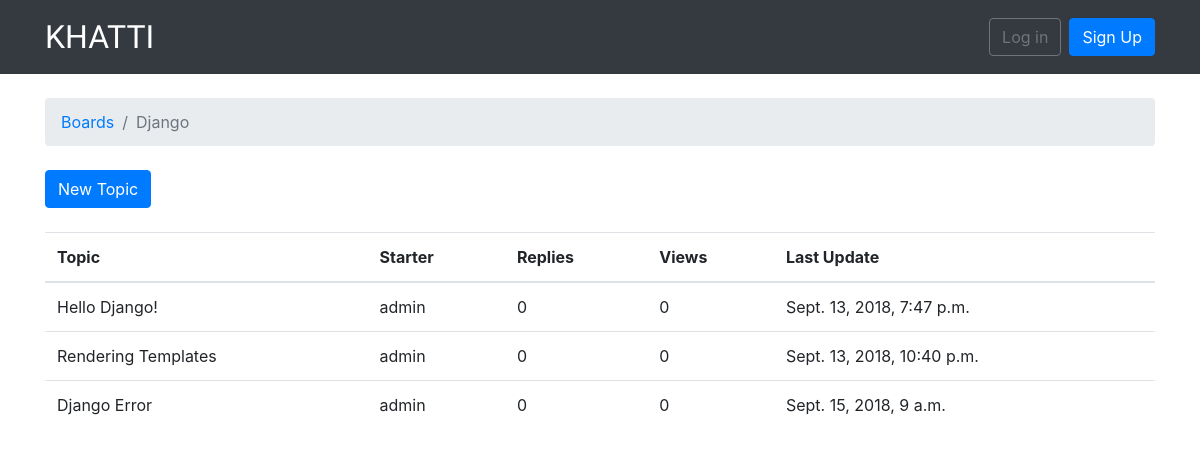
The app's page /boards/1/ with its own data.
### boards/models.py (models this page shows, shortened)
class Board(models.Model):
    name = models.CharField(max_length=30, unique=True)
    description = models.CharField(max_length=100)

class Topic(models.Model):
    subject = models.CharField(max_length=255)
    last_updated = models.DateTimeField(auto_now_add=True)
    board = models.ForeignKey(Board, related_name='topics',
    on_delete=models.PROTECT)
    starter = models.ForeignKey(User, related_name='topics',
    on_delete=models.PROTECT)
    last_updated = models.DateTimeField(auto_now_add=True)

### boards/views.py (the view)
# urls.py: url(r'^boards/(?P<pk>\d+)/$', views.board_topics, name='board_topics'),
def board_topics(request, pk):
    board = get_object_or_404(Board, pk=pk)
    return render(request, 'topics.html', {'board': board})

### templates/topics.html (shortened to what this page needs)
{% extends 'base.html' %}
{% block breadcrumb %}
    <li class="breadcrumb-item"><a href="{% url 'home' %}">Boards</a></li>
    <li class="breadcrumb-item active">{{ board.name }}</li>
{% endblock %}
{% block content %}
    <div class='mb-4'>
        <a href="{% url 'new_topic' board.pk%}" class='btn btn-primary'>New Topic</a>
    </div>
    <table class='table'>
        <thead class='thead-inverse'>
            <tr>
                <th>Topic</th>
                <th>Starter</th>
                <th>Replies</th>
                <th>Views</th>
                <th>Last Update</th>
            </tr>
        </thead>
        <tbody>
            {% for topic in board.topics.all %}
                <tr>
                    <td>{{ topic.subject }}</td>
                    <td>{{ topic.starter.username }}</td>
                    <td>0</td>
                    <td>0</td>
                    <td>{{ topic.last_updated }}</td>
                </tr>
            {% endfor %}
        </tbody>
    </table>
{% endblock %}

### records on screen
Board: name "Django"
Topic: subject "Hello Django!", starter.username "admin", last_updated "Sept. 13, 2018, 7:47 p.m."
Topic: subject "Rendering Templates", starter.username "admin", last_updated "Sept. 13, 2018, 10:40 p.m."
Topic: subject "Django Error", starter.username "admin", last_updated "Sept. 15, 2018, 9 a.m."
